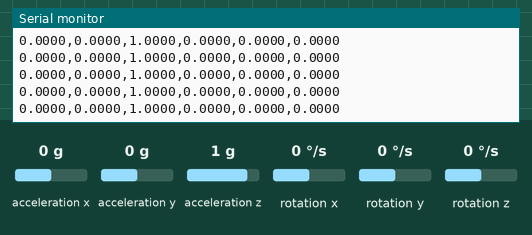
Bench run of a sketch on a simulated Arduino Nano 33 IoT. Shown: the last lines printed to the serial monitor. Inputs (shaded band) come from the test bench; at power-on: acceleration x 0 g, acceleration y 0 g, acceleration z 1 g, rotation x 0 °/s, rotation y 0 °/s, rotation z 0 °/s.

Above: at 1.2 s.
1.3 s: acceleration x set to -1.4 g
At 1.8 s:
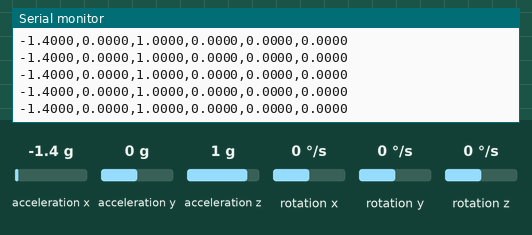
2.8 s: acceleration y set to -1.4 g
At 3.3 s:
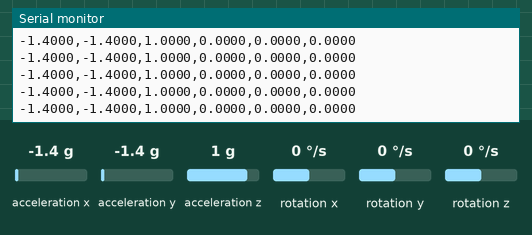
4.3 s: acceleration z set to -1.4 g
At 4.9 s:
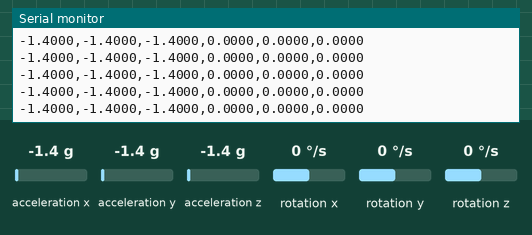
5.8 s: rotation x set to -192 °/s
At 6.3 s:
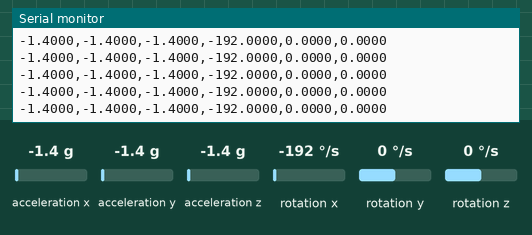

The sketch:

arduino_raw.ino
```cpp
#include <Arduino_LSM6DS3.h>

void setup() {
  Serial.begin(115200);
  while (!Serial);

  if (!IMU.begin()) {
    Serial.println("IMU init failed!");
    while (1);
  }

  Serial.println("ax,ay,az,gx,gy,gz");
}

void loop() {
  float ax, ay, az, gx, gy, gz;

  if (IMU.accelerationAvailable() && IMU.gyroscopeAvailable()) {
    IMU.readAcceleration(ax, ay, az);
    IMU.readGyroscope(gx, gy, gz);

    Serial.print(ax,4); Serial.print(",");
    Serial.print(ay,4); Serial.print(",");
    Serial.print(az,4); Serial.print(",");
    Serial.print(gx,4); Serial.print(",");
    Serial.print(gy,4); Serial.print(",");
    Serial.println(gz,4);
  }
}
```

Measured:
- after the input at 1.3 s, the serial monitor: prints a new line at once (image 1)
- after the input at 2.8 s, the serial monitor: prints a new line at once (image 2)
- after the input at 4.3 s, the serial monitor: prints a new line at once (image 3)
- after the input at 5.8 s, the serial monitor: prints a new line at once (image 4)
